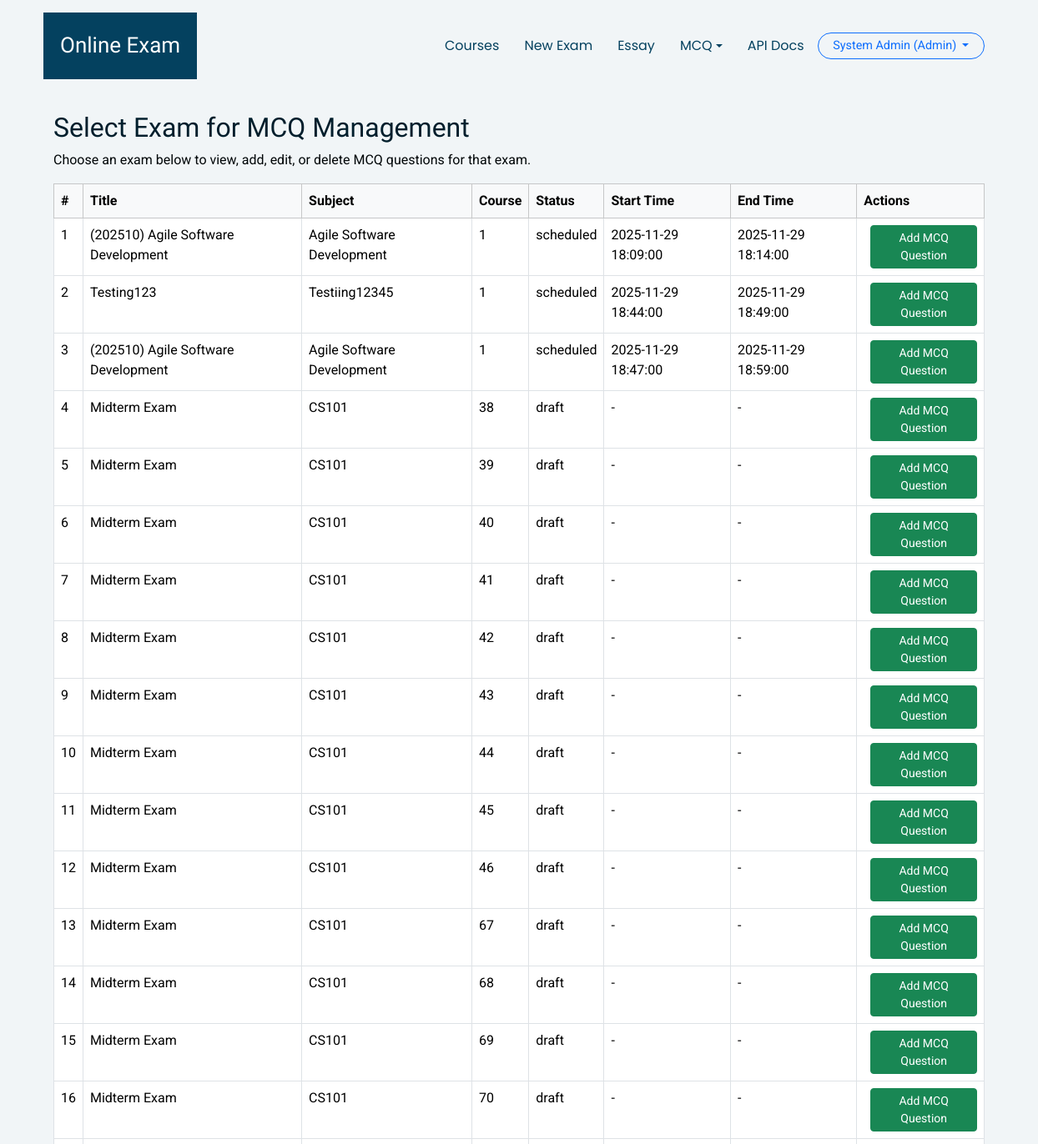
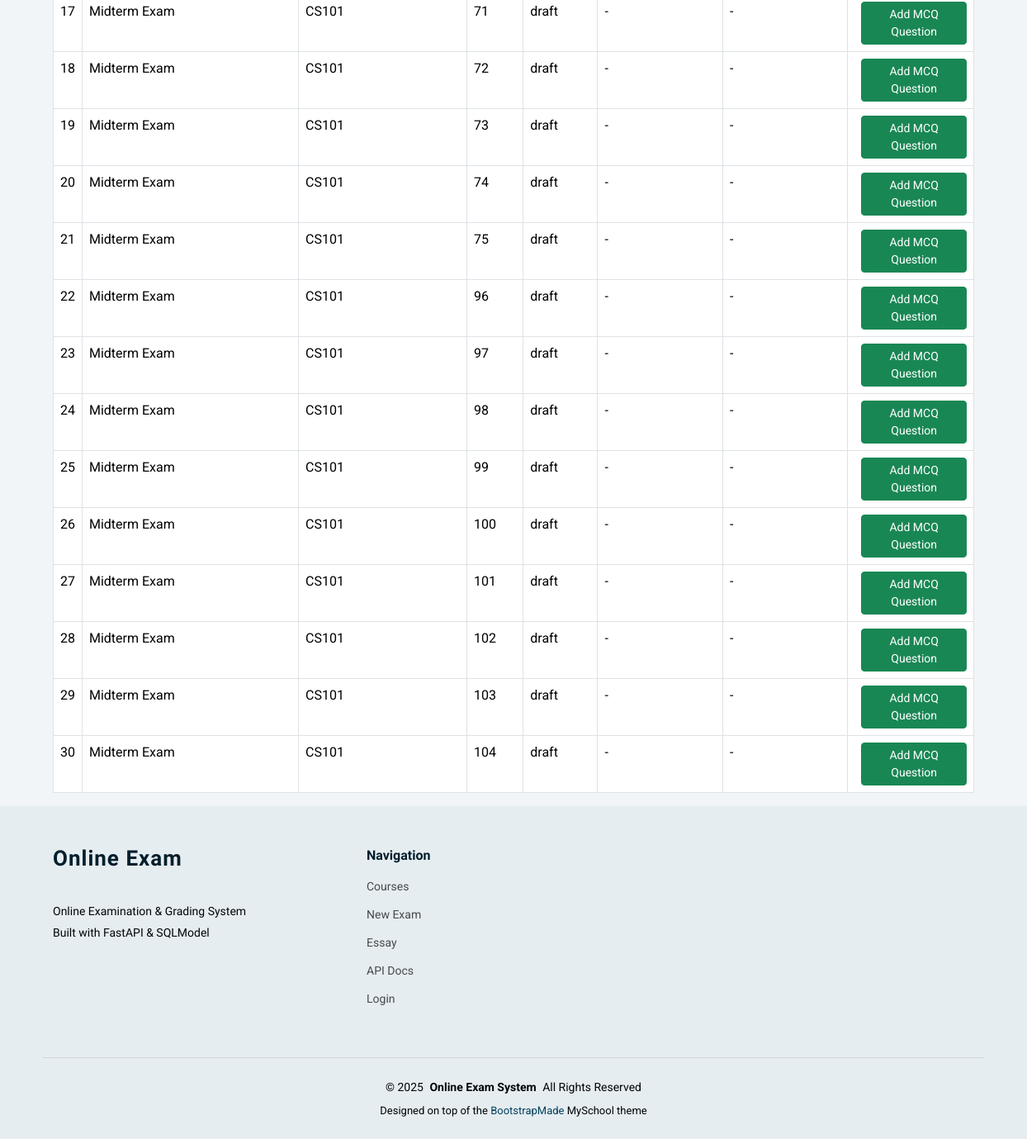
Page /exams/mcq/menu (signed in) on the committed database (2 pictures, top to bottom).
### app/models.py (models this page shows)
class User(SQLModel, table=True):
    __table_args__ = (UniqueConstraint("email", name="uq_user_email"),)
    id: Optional[int] = Field(default=None, primary_key=True)
    name: str
    email: str  # must be unique
    password_hash: str
    role: str = Field(default="student")  # "admin", "lecturer", "student"
    student_id: Optional[int] = Field(default=None, foreign_key="student.id")
    is_active: bool = Field(default=True)
    created_at: datetime = Field(default_factory=datetime.utcnow)
    title: Optional[str] = None  # Dr., Prof., Assoc. Prof., Mr., Ms., Mrs., Ir., Ts.
    staff_id: Optional[str] = None  # Unique staff/employee ID (for lecturers)
    phone: Optional[str] = None  # Contact number
    last_login: Optional[datetime] = None  # Updated after login
    status: str = Field(default="active")  # active, suspended

class Exam(SQLModel, table=True):
    id: Optional[int] = Field(default=None, primary_key=True)
    title: str
    subject: str
    duration_minutes: int
    start_time: Optional[datetime] = None
    end_time: Optional[datetime] = None
    course_id: Optional[int] = Field(default=None, foreign_key="course.id")
    instructions: Optional[str] = None
    status: str = Field(default="draft")
    created_at: datetime = Field(default_factory=datetime.utcnow)
    updated_at: datetime = Field(default_factory=datetime.utcnow)

### app/routers/exams.py (the view)
@router.get("/mcq/menu")
def mcq_menu(request: Request, session: Session = Depends(get_session), current_user: User = Depends(require_role(["lecturer", "admin"]))):
    exams = session.exec(select(Exam)).all()
    context = {"request": request, "exams": exams, "current_user": current_user}
    return templates.TemplateResponse("exams/mcq_menu.html", context)

### app/templates/exams/mcq_menu.html (shortened to what this page needs)
{% extends 'base.html' %}
{% block content %}
<div class="container mt-4">
  <h2>Select Exam for MCQ Management</h2>
  <p class="mb-3">Choose an exam below to view, add, edit, or delete MCQ questions for that exam.</p>
  <table class="table table-bordered table-hover">
    <thead class="table-light">
      <tr>
        <th>#</th>
        <th>Title</th>
        <th>Subject</th>
        <th>Course</th>
        <th>Status</th>
        <th>Start Time</th>
        <th>End Time</th>
        <th>Actions</th>
      </tr>
    </thead>
    <tbody>
      {% for exam in exams %}
      <tr>
        <td>{{ loop.index }}</td>
        <td>{{ exam.title }}</td>
        <td>{{ exam.subject }}</td>
        <td>{{ exam.course_id }}</td>
        <td>{{ exam.status }}</td>
        <td>{{ exam.start_time or '-' }}</td>
        <td>{{ exam.end_time or '-' }}</td>
        <td>
          {% set mcq_count = exam.mcq_questions|length if exam.mcq_questions is defined else 0 %}
          {% if mcq_count <= 3 %}
            <a href="/exams/{{ exam.id }}/mcq/new" class="btn btn-success btn-sm ms-2">Add MCQ Question</a>
          {% endif %}
        </td>
      </tr>
      {% else %}
      <tr><td colspan="8" class="text-center">No exams found.</td></tr>
      {% endfor %}
    </tbody>
  </table>
</div>
{% endblock %}

### app/templates/base.html (shortened to what this page needs)
<!DOCTYPE html>
<html lang="en">
<head>
  <link href="/static/myschool/assets/vendor/bootstrap/css/bootstrap.min.css" rel="stylesheet">
  <link href="/static/myschool/assets/vendor/bootstrap-icons/bootstrap-icons.css" rel="stylesheet">
  <link href="/static/myschool/assets/vendor/aos/aos.css" rel="stylesheet">
  <link href="/static/myschool/assets/vendor/swiper/swiper-bundle.min.css" rel="stylesheet">
  <link href="/static/myschool/assets/vendor/glightbox/css/glightbox.min.css" rel="stylesheet">
  <link href="/static/myschool/assets/css/main.css" rel="stylesheet">
</head>
<body class="index-page">
  <header id="header" class="header d-flex align-items-center sticky-top">
    <div
      class="header-container container-fluid container-xl position-relative d-flex align-items-center justify-content-end">
      <a href="/" class="logo d-flex align-items-center me-auto">
        <h1 class="sitename">Online Exam</h1>
      </a>
      <nav id="navmenu" class="navmenu">
        <ul>
          {% if current_user and (current_user.role == "lecturer" or current_user.role == "admin") %}
          <li><a href="/courses/">Courses</a></li>
          <li><a href="/exams/new">New Exam</a></li>
          <li><a href="/essay">Essay</a></li>
          <li class="nav-item dropdown">
            <a class="nav-link dropdown-toggle" href="#" id="mcqDropdown" role="button" data-bs-toggle="dropdown" aria-expanded="false">
              MCQ
            </a>
          </li>
          <li><a href="/docs">API Docs</a></li>
          {% endif %}
        </ul>
      </nav>
      <div class="d-flex align-items-center gap-2 ms-3 header-user-dropdown">
        {% if current_user %}
          <div class="dropdown">
            <button class="btn btn-outline-primary btn-sm header-auth-btn dropdown-toggle" type="button" id="userMenu"
              data-bs-toggle="dropdown" aria-expanded="false">
              {{ current_user.name }} ({{ current_user.role|capitalize }})
            </button>
          </div>
        {% else %}
          <a href="/auth/login" class="btn btn-outline-primary btn-sm header-auth-btn">Login</a>
          <a href="/auth/register-student" class="btn btn-primary btn-sm header-auth-btn">Student Register</a>
        {% endif %}
      </div>
    </div>
  </header>
  <main class="main">
    {% block content %}{% endblock %}
  </main>
  <footer id="footer" class="footer position-relative light-background">
    <div class="container footer-top">
      <div class="row gy-4">
        <div class="col-lg-4 col-md-6 footer-about">
          <a href="/courses/" class="logo d-flex align-items-center">
            <span class="sitename">Online Exam</span>
          </a>
          <div class="footer-contact pt-3">
            <p>Online Examination &amp; Grading System</p>
            <p>Built with FastAPI &amp; SQLModel</p>
          </div>
        </div>
        <div class="col-lg-2 col-md-3 footer-links">
          <h4>Navigation</h4>
          <ul>
            <li><a href="/courses/">Courses</a></li>
            <li><a href="/exams/new">New Exam</a></li>
            <li><a href="/essay">Essay</a></li>
            <li><a href="/docs">API Docs</a></li>
            <li><a href="/auth/login">Login</a></li>
          </ul>
        </div>
      </div>
    </div>
    <div class="container copyright text-center mt-4">
      <p>&copy; <span>2025</span> <strong class="px-1 sitename">Online Exam System</strong> <span>All Rights
          Reserved</span></p>
      <div class="credits">
        Designed on top of the <a href="https://bootstrapmade.com/">BootstrapMade</a> MySchool theme
      </div>
    </div>
  </footer>
</body>
</html>

### app/templates/base.html (style rules this page uses)
.header-user-dropdown .dropdown-toggle, .header-auth-btn { border-radius: 999px; padding-inline: 1.1rem; font-size: 0.9rem; }

### rows in the picture
User: name "System Admin", role "Admin"
Exam: title "(202510) Agile Software Development", subject "Agile Software Development", course_id "1", status "scheduled", start_time "2025-11-29 18:09:00", end_time "2025-11-29 18:14:00"
Exam: title "Testing123", subject "Testiing12345", course_id "1", status "scheduled", start_time "2025-11-29 18:44:00", end_time "2025-11-29 18:49:00"
Exam: title "(202510) Agile Software Development", subject "Agile Software Development", course_id "1", status "scheduled", start_time "2025-11-29 18:47:00", end_time "2025-11-29 18:59:00"
Exam: title "Midterm Exam", subject "CS101", course_id "38", status "draft", start_time "-", end_time "-"
Exam: title "Midterm Exam", subject "CS101", course_id "39", status "draft", start_time "-", end_time "-"
Exam: title "Midterm Exam", subject "CS101", course_id "40", status "draft", start_time "-", end_time "-"
Exam: title "Midterm Exam", subject "CS101", course_id "41", status "draft", start_time "-", end_time "-"
Exam: title "Midterm Exam", subject "CS101", course_id "42", status "draft", start_time "-", end_time "-"
Exam: title "Midterm Exam", subject "CS101", course_id "43", status "draft", start_time "-", end_time "-"
Exam: title "Midterm Exam", subject "CS101", course_id "44", status "draft", start_time "-", end_time "-"
Exam: title "Midterm Exam", subject "CS101", course_id "45", status "draft", start_time "-", end_time "-"
Exam: title "Midterm Exam", subject "CS101", course_id "46", status "draft", start_time "-", end_time "-"
Exam: title "Midterm Exam", subject "CS101", course_id "67", status "draft", start_time "-", end_time "-"
Exam: title "Midterm Exam", subject "CS101", course_id "68", status "draft", start_time "-", end_time "-"
Exam: title "Midterm Exam", subject "CS101", course_id "69", status "draft", start_time "-", end_time "-"
Exam: title "Midterm Exam", subject "CS101", course_id "70", status "draft", start_time "-", end_time "-"
Exam: title "Midterm Exam", subject "CS101", course_id "71", status "draft", start_time "-", end_time "-"
Exam: title "Midterm Exam", subject "CS101", course_id "72", status "draft", start_time "-", end_time "-"
Exam: title "Midterm Exam", subject "CS101", course_id "73", status "draft", start_time "-", end_time "-"
Exam: title "Midterm Exam", subject "CS101", course_id "74", status "draft", start_time "-", end_time "-"
Exam: title "Midterm Exam", subject "CS101", course_id "75", status "draft", start_time "-", end_time "-"
Exam: title "Midterm Exam", subject "CS101", course_id "96", status "draft", start_time "-", end_time "-"
Exam: title "Midterm Exam", subject "CS101", course_id "97", status "draft", start_time "-", end_time "-"
Exam: title "Midterm Exam", subject "CS101", course_id "98", status "draft", start_time "-", end_time "-"
Exam: title "Midterm Exam", subject "CS101", course_id "99", status "draft", start_time "-", end_time "-"
Exam: title "Midterm Exam", subject "CS101", course_id "100", status "draft", start_time "-", end_time "-"
Exam: title "Midterm Exam", subject "CS101", course_id "101", status "draft", start_time "-", end_time "-"
Exam: title "Midterm Exam", subject "CS101", course_id "102", status "draft", start_time "-", end_time "-"
Exam: title "Midterm Exam", subject "CS101", course_id "103", status "draft", start_time "-", end_time "-"
Exam: title "Midterm Exam", subject "CS101", course_id "104", status "draft", start_time "-", end_time "-"
